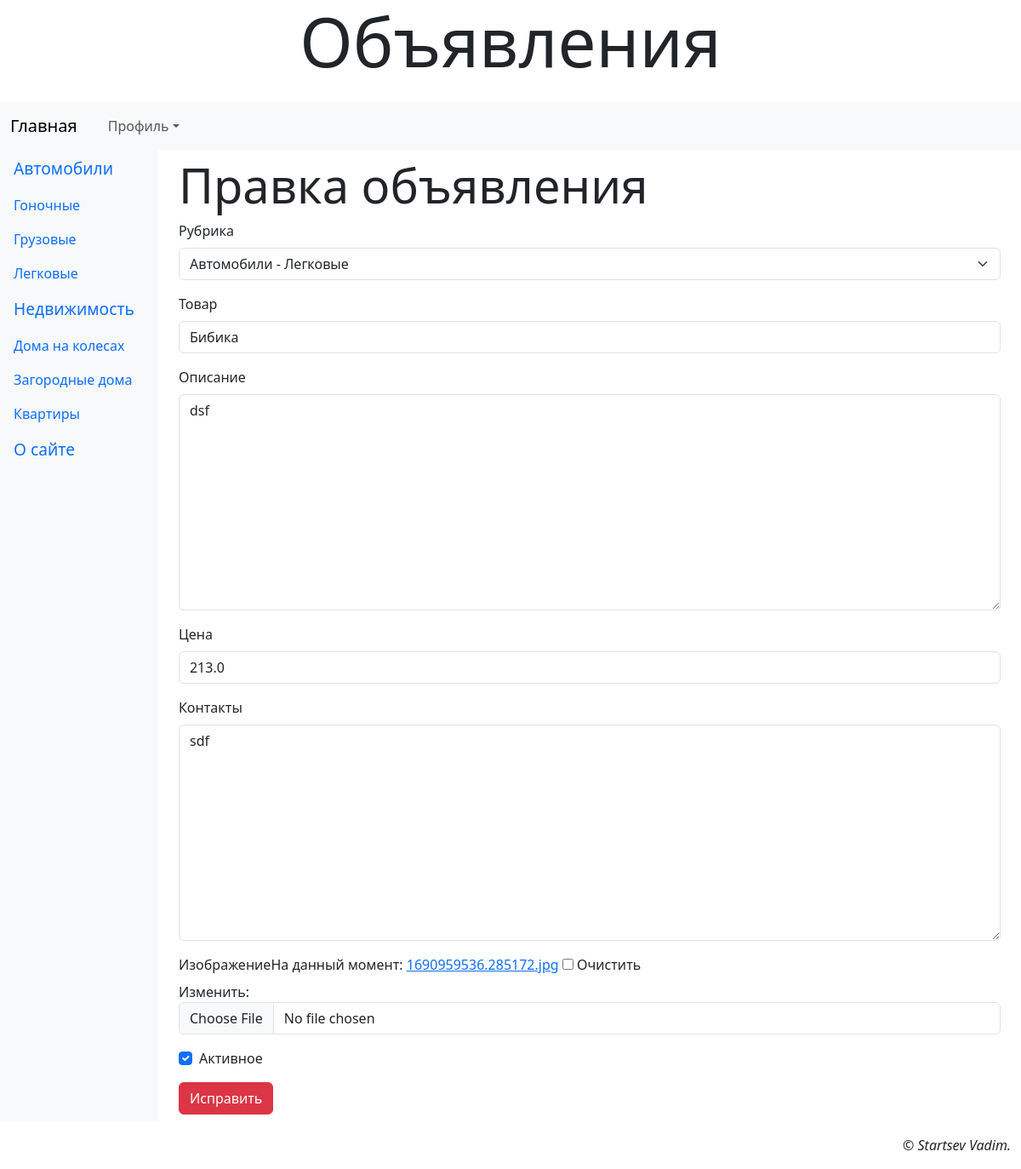
The page /accounts/profile/edit/8/ (signed in) on the database as committed earlier.
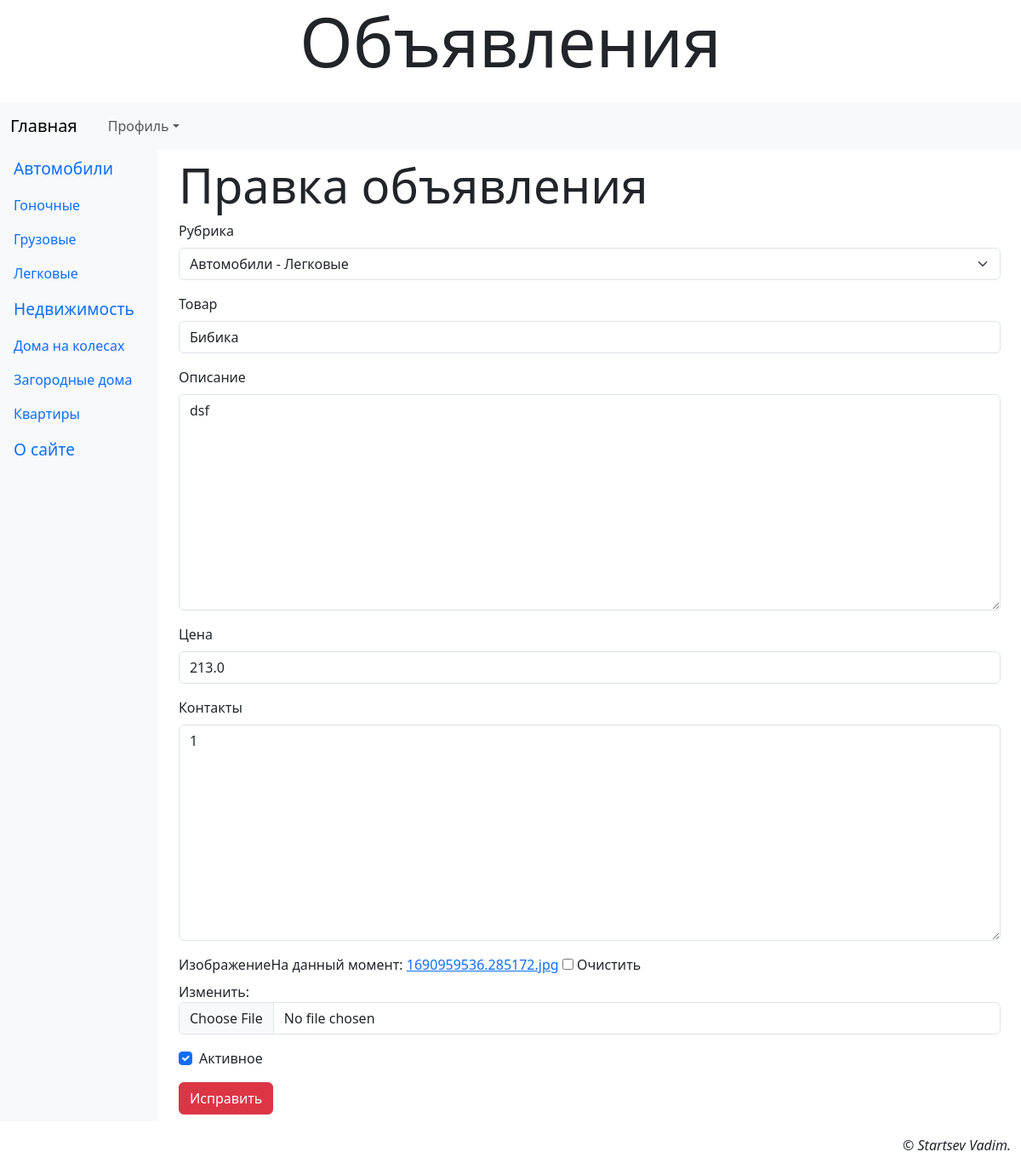
The same page on the database as committed later.
### landing/models.py (models this page shows, shortened)
class Bb(models.Model):
    rubric = models.ForeignKey(SubRubric, on_delete=models.PROTECT,
                               verbose_name='Рубрика')
    title = models.CharField(max_length=40, verbose_name='Товар')
    content = models.TextField(verbose_name='Описание')
    price = models.FloatField(default=0, verbose_name='Цена')
    contacts = models.TextField(verbose_name='Контакты')
    image = models.ImageField(blank=True, upload_to=get_timestamp_path,
                              verbose_name='Изображение')
    author = models.ForeignKey(AdvUser, on_delete=models.CASCADE,
                               verbose_name='Автор объявления')
    is_active = models.BooleanField(default=True, db_index=True,
                                    verbose_name='Активное')
    created_at = models.DateTimeField(auto_now_add=True, db_index=True,
                                      verbose_name='Опубликовано')
    class Meta:
        verbose_name_plural = 'Объявления'
        verbose_name = 'Объявление'
        ordering = ['-created_at']

### landing/views.py (the view)
# urls.py: path('accounts/profile/edit/<int:pk>/', profile_bb_edit,
@login_required
def profile_bb_edit(request, pk):
    bb = get_object_or_404(Bb, pk=pk)
    if request.method == 'POST':
        form = BbForm(request.POST, request.FILES, instance=bb)
        if form.is_valid():
            bb = form.save()
            formset = AIFormSet(request.POST, request.FILES, instance=bb)
            if formset.is_valid():
                formset.save()
                messages.add_message(request, messages.SUCCESS,
                                     'Объявление исправлено')
                return redirect('landing:profile')
    else:
        form = BbForm(instance=bb)
        formset = AIFormSet(instance=bb)
    context = {'form': form, 'formset': formset}
    return render(request, 'main/profile_bb_edit.html', context)

### landing/forms.py
class BbForm(forms.ModelForm):
    class Meta:
        model = Bb
        fields = '__all__'
        widgets = {'author': forms.HiddenInput}

### landing/models.py (called while the page is built)
    def get_queryset(self):
        return super().get_queryset().filter(super_rubric__isnull=False)

    def __str__(self):
        return '%s - %s' % (self.super_rubric.name, self.name)

### landing/templates/main/profile_bb_edit.html (shortened to what this page needs)
{% extends 'layout/basic.html' %}
{% load django_bootstrap5 %}
{% block content %}
    <div class="container">
    <h1 class="display-4">Правка объявления {{ bb.title }}</h1>
    <form method="post" enctype="multipart/form-data">
        {% bootstrap_form form layout='horizontal' %}
        {% bootstrap_button 'Исправить' button_class='btn-danger' %}
    </form>
    </div>
{% endblock %}

Rows that differ between the two databases and show on the page:
changed Bb "Автомобили - Легковые": contacts "sdf" → "1"
